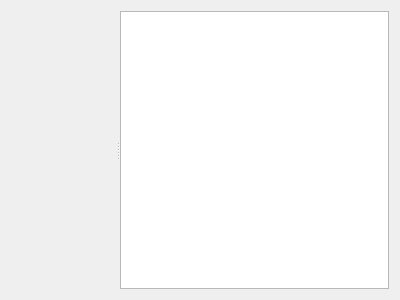
<?xml version="1.0" encoding="UTF-8"?>
<ui version="4.0">
 <class>WorkspaceWidget</class>
 <widget class="QWidget" name="WorkspaceWidget">
  <property name="geometry">
   <rect>
    <x>0</x>
    <y>0</y>
    <width>400</width>
    <height>300</height>
   </rect>
  </property>
  <property name="windowTitle">
   <string/>
  </property>
  <layout class="QHBoxLayout" name="horizontalLayout">
   <item>
    <widget class="QSplitter" name="splitter">
     <property name="orientation">
      <enum>Qt::Horizontal</enum>
     </property>
     <widget class="StepTree" name="stepTree" native="true"/>
     <widget class="WorkspaceGraphicsView" name="graphicsView"/>
    </widget>
   </item>
  </layout>
 </widget>
 <customwidgets>
  <customwidget>
   <class>StepTree</class>
   <extends>QWidget</extends>
   <header>workspace.widgets.StepTree</header>
   <container>1</container>
  </customwidget>
  <customwidget>
   <class>WorkspaceGraphicsView</class>
   <extends>QGraphicsView</extends>
   <header>workspace.widgets.WorkspaceGraphicsView</header>
  </customwidget>
 </customwidgets>
 <resources/>
 <connections/>
</ui>
